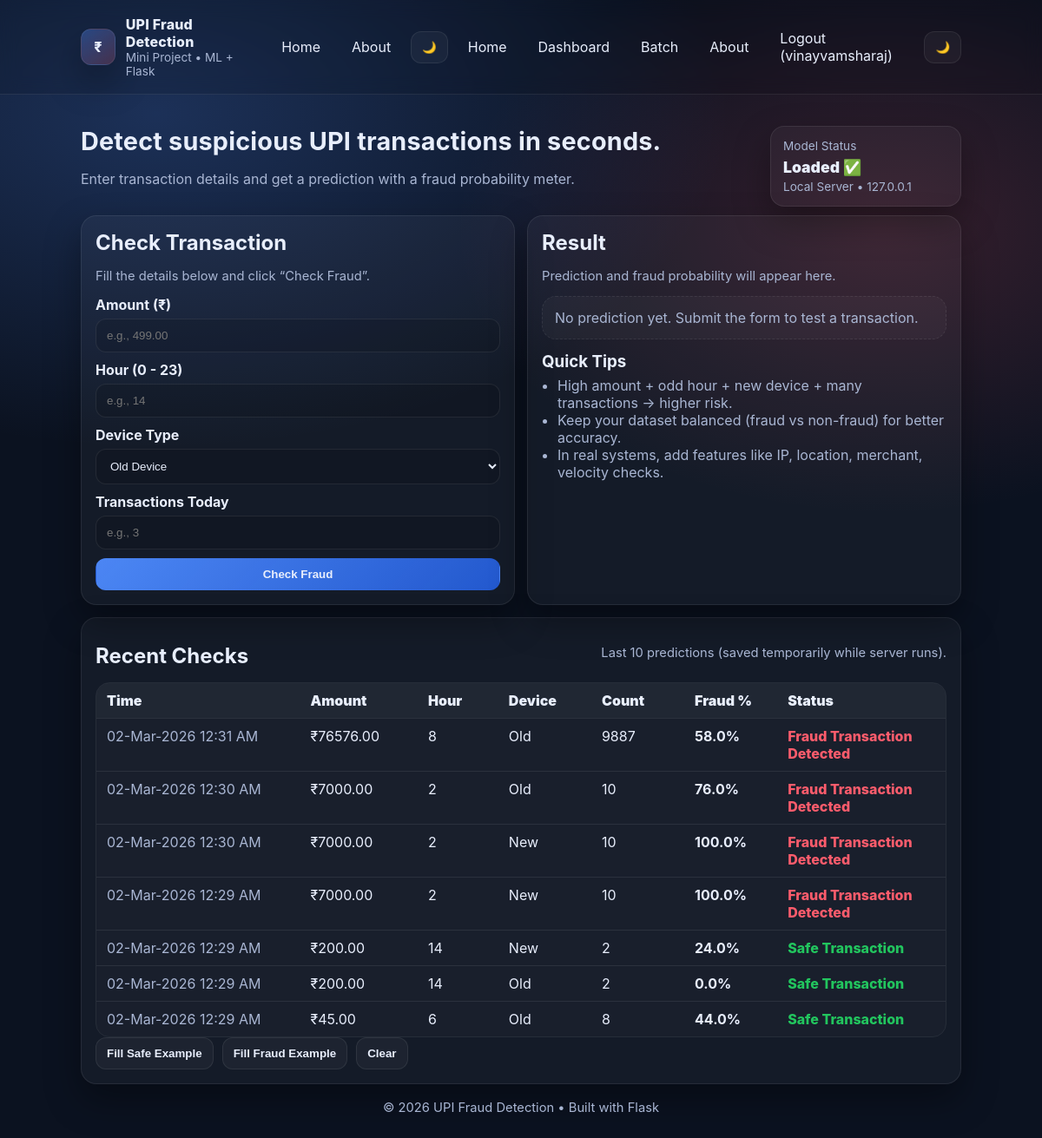
/ (signed in), run on the app's committed database.
### tables this page shows
CREATE TABLE users (
            id INTEGER PRIMARY KEY AUTOINCREMENT,
            username TEXT UNIQUE NOT NULL,
            password_hash TEXT NOT NULL,
            is_admin INTEGER NOT NULL DEFAULT 0,
            created_at TEXT NOT NULL
        );

CREATE TABLE checks (
            id INTEGER PRIMARY KEY AUTOINCREMENT,
            user_id INTEGER NOT NULL,
            created_at TEXT NOT NULL,
            amount REAL NOT NULL,
            hour INTEGER NOT NULL,
            new_device INTEGER NOT NULL,
            transaction_count INTEGER NOT NULL,
            fraud_prob REAL NOT NULL,
            label INTEGER NOT NULL,
            FOREIGN KEY(user_id) REFERENCES users(id)
        );

### app.py (the view, shortened to what this page needs)
@app.route("/", methods=["GET", "POST"])
def home():
    guard = login_required()
    if guard:
        return guard
    u = current_user()
    result = None
    prob = None
    label = None
    rows = get_recent_checks(user_id=int(u["id"]), limit=20)
    history = [{
        "time": r["created_at"],
        "amount": r["amount"],
        "hour": r["hour"],
        "device": "New" if r["new_device"] == 1 else "Old",
        "count": r["transaction_count"],
        "prob": r["fraud_prob"],
        "status": "Fraud Transaction Detected" if r["label"] == 1 else "Safe Transaction"
    } for r in rows]
    return render_template("index.html", user=u, result=result, prob=prob, label=label, history=history)

### app.py (called while the page is built)
def current_user():
    uid = session.get("user_id")
    if not uid:
        return None
    return get_user_by_id(uid)

def login_required():
    if not current_user():
        return redirect(url_for("login"))
    return None

### db.py (called while the page is built)
def get_conn():
    conn = sqlite3.connect(DB_PATH)
    conn.row_factory = sqlite3.Row
    return conn

def get_user_by_id(user_id):
    conn = get_conn()
    cur = conn.cursor()
    cur.execute("SELECT * FROM users WHERE id=?", (user_id,))
    row = cur.fetchone()
    conn.close()
    return row

def get_recent_checks(user_id=None, limit=20):
    conn = get_conn()
    cur = conn.cursor()
    if user_id is None:
        cur.execute("""
            SELECT c.*, u.username FROM checks c
            JOIN users u ON u.id = c.user_id
            ORDER BY c.id DESC
            LIMIT ?
        """, (limit,))
    else:
        cur.execute("""
            SELECT c.*, u.username FROM checks c
            JOIN users u ON u.id = c.user_id
            WHERE c.user_id = ?
            ORDER BY c.id DESC
            LIMIT ?
        """, (user_id, limit))
    rows = cur.fetchall()
    conn.close()
    return rows

### templates/index.html (shortened to what this page needs)
{% extends "base.html" %}
{% set title = "UPI Fraud Detection - Home" %}
{% block content %}
  <section class="hero">
    <div>
      <h1>Detect suspicious UPI transactions in seconds.</h1>
      <p class="muted">
        Enter transaction details and get a prediction with a fraud probability meter.
      </p>
    </div>
    <div class="badge">
      <div class="badge-title">Model Status</div>
      <div class="badge-value">Loaded ✅</div>
      <div class="badge-sub">Local Server • 127.0.0.1</div>
    </div>
  </section>
  <div class="grid">
    <section class="card">
      <h2>Check Transaction</h2>
      <p class="muted small">Fill the details below and click “Check Fraud”.</p>
      <form method="POST" class="form">
        <label>
          Amount (₹)
          <input type="number" name="amount" step="0.01" min="0" placeholder="e.g., 499.00" required>
        </label>
        <label>
          Hour (0 - 23)
          <input type="number" name="hour" min="0" max="23" placeholder="e.g., 14" required>
        </label>
        <label>
          Device Type
          <select name="new_device" required>
            <option value="0">Old Device</option>
          </select>
        </label>
        <label>
          Transactions Today
          <input type="number" name="transaction_count" min="0" placeholder="e.g., 3" required>
        </label>
        <button class="btn primary" type="submit">Check Fraud</button>
      </form>
    </section>
    <section class="card">
      <h2>Result</h2>
      <p class="muted small">Prediction and fraud probability will appear here.</p>
      {% if result %}
        <div class="result {{ label }}">
          <div class="result-top">
            <div class="result-status">
              {% if label == "fraud" %}⚠️{% else %}✅{% endif %}
              <span>{{ result }}</span>
            </div>
            <div class="pill">{{ prob }}%</div>
          </div>
          <div class="meter">
            <div class="meter-bar" style="width: {{ prob }}%;"></div>
          </div>
          <div class="result-hint">
            {% if label == "fraud" %}
              This transaction looks risky. Consider OTP verification / blocking and manual review.
            {% else %}
              Transaction appears normal based on the model’s learned patterns.
            {% endif %}
          </div>
        </div>
      {% else %}
        <div class="empty">No prediction yet. Submit the form to test a transaction.</div>
      {% endif %}
      <div class="tips">
        <h3>Quick Tips</h3>
        <ul>
          <li>High amount + odd hour + new device + many transactions → higher risk.</li>
          <li>Keep your dataset balanced (fraud vs non-fraud) for better accuracy.</li>
          <li>In real systems, add features like IP, location, merchant, velocity checks.</li>
        </ul>
      </div>
    </section>
  </div>
  <section class="card history">
    <div class="history-head">
      <h2>Recent Checks</h2>
      <p class="muted small">Last 10 predictions (saved temporarily while server runs).</p>
    </div>
    {% if history and history|length > 0 %}
      <div class="table">
        <div class="row head">
          <div>Time</div>
          <div>Amount</div>
          <div>Hour</div>
          <div>Device</div>
          <div>Count</div>
          <div>Fraud %</div>
          <div>Status</div>
        </div>
        {% for h in history %}
          <div class="row">
            <div class="muted">{{ h.time }}</div>
            <div>₹{{ "%.2f"|format(h.amount) }}</div>
            <div>{{ h.hour }}</div>
            <div>{{ h.device }}</div>
            <div>{{ h.count }}</div>
            <div><b>{{ h.prob }}%</b></div>
            <div class="{{ 'danger' if 'Fraud' in h.status else 'ok' }}">{{ h.status }}</div>
          </div>
        {% endfor %}
      </div>
      <div class="rowbtns">
  <button type="button" class="btn ghost" onclick="fillSafe()">Fill Safe Example</button>
  <button type="button" class="btn ghost" onclick="fillFraud()">Fill Fraud Example</button>
  <button class="btn ghost" type="button" onclick="clearHistory()">Clear</button>
</div>
    {% else %}
      <div class="empty">No history yet.</div>
    {% endif %}
  </section>
{% endblock %}

### templates/base.html (shortened to what this page needs)
<!DOCTYPE html>
<html lang="en">
<head>
  <link rel="stylesheet" href="{{ url_for('static', filename='style.css') }}">
</head>
<body>
  <header class="topbar">
    <div class="wrap topbar-inner">
      <div class="brand">
        <div class="logo">₹</div>
        <div>
          <div class="brand-title">UPI Fraud Detection</div>
          <div class="brand-sub">Mini Project • ML + Flask</div>
        </div>
      </div>
      <nav class="nav">
        <a class="navlink" href="{{ url_for('home') }}">Home</a>
        <a class="navlink" href="{{ url_for('about') }}">About</a>
        <button id="themeBtn" class="btn ghost" type="button" aria-label="Toggle theme">🌙</button>
        <nav class="nav">
  {% if user %}
    <a class="navlink" href="{{ url_for('home') }}">Home</a>
    <a class="navlink" href="{{ url_for('dashboard') }}">Dashboard</a>
    <a class="navlink" href="{{ url_for('batch') }}">Batch</a>
    <a class="navlink" href="{{ url_for('about') }}">About</a>
    <a class="navlink" href="{{ url_for('logout') }}">Logout ({{ user.username }})</a>
  {% else %}
    <a class="navlink" href="{{ url_for('login') }}">Login</a>
    <a class="navlink" href="{{ url_for('register') }}">Register</a>
  {% endif %}
  <button id="themeBtn" class="btn ghost" type="button">🌙</button>
</nav>
      </nav>
    </div>
  </header>
  <main class="wrap">
    {% block content %}{% endblock %}
    <footer class="footer">
      <div>© {{ 2026 }} UPI Fraud Detection • Built with Flask</div>
    </footer>
  </main>
</body>
</html>

### static/style.css (style rules this page uses)
:root { --bg:#0b1220; --panel:#121b2e; --card:#0f1729; --text:#e8eefc; --muted:#a9b6d3; --border:rgba(255,255,255,.08); --shadow:0 18px 40px rgba(0,0,0,.35); --primary:#4f8cff; --ok:#22c55e; --danger:#ff5c6c; --warn:#ffb020; }
* { box-sizing:border-box; }
body { margin:0; font-family: ui-sans-serif, -apple-system, BlinkMacSystemFont, "Segoe UI", Roboto, Arial; background: radial-gradient(1200px 700px at 15% 10%, rgba(79,140,255,.25), transparent 55%), radial-gradient(900px 600px at 85% 20%, rgba(255,92,108,.18), transparent 55%), var(--bg); color:var(--text); }
.wrap { max-width:1050px;margin:0 auto;padding:18px; }
.muted { color:var(--muted); }
.small { font-size:.92rem; }
.topbar { position:sticky; top:0; z-index:10; background:rgba(0,0,0,.10); backdrop-filter: blur(10px); border-bottom:1px solid var(--border); }
.topbar-inner { display:flex;align-items:center;justify-content:space-between;gap:14px; }
.brand { display:flex;align-items:center;gap:12px; }
.logo { width:42px;height:42px;border-radius:12px; display:grid;place-items:center; background:linear-gradient(145deg, rgba(79,140,255,.35), rgba(255,92,108,.20)); border:1px solid var(--border); box-shadow: var(--shadow); font-weight:800; }
.brand-title { font-weight:800;letter-spacing:.2px }
.brand-sub { font-size:.85rem;color:var(--muted) }
.nav { display:flex;align-items:center;gap:10px; }
.navlink { text-decoration:none;color:var(--text); padding:10px 12px;border-radius:12px; border:1px solid transparent; }
.btn { border:1px solid var(--border); background:rgba(255,255,255,.04); color:var(--text); padding:10px 12px; border-radius:12px; cursor:pointer; font-weight:700; }
.btn.primary { background:linear-gradient(135deg, rgba(79,140,255,.95), rgba(37,99,235,.85)); border-color:transparent; }
.hero { display:flex;align-items:flex-start;justify-content:space-between;gap:14px; padding:18px 0 10px; }
.hero h1 { margin:0;font-size:1.8rem;letter-spacing:.2px }
.badge { min-width:220px; padding:14px 14px; border-radius:16px; background:rgba(255,255,255,.04); border:1px solid var(--border); box-shadow: var(--shadow); }
.badge-title { font-size:.85rem;color:var(--muted); }
.badge-value { font-weight:900;font-size:1.1rem;margin-top:6px; }
.badge-sub { font-size:.85rem;color:var(--muted);margin-top:4px; }
.grid { display:grid; grid-template-columns: 1fr 1fr; gap:14px; }
.card { background:rgba(255,255,255,.04); border:1px solid var(--border); border-radius:18px; padding:16px; box-shadow: var(--shadow); }
.card h2 { margin:0 0 6px; }
.form { margin-top:10px;display:grid;gap:10px; }
label { display:grid;gap:6px;font-weight:700; }
input, select { padding:11px 12px; border-radius:12px; border:1px solid var(--border); background:rgba(0,0,0,.12); color:var(--text); outline:none; }
.empty { margin-top:12px; padding:14px;border-radius:16px; border:1px dashed var(--border); color:var(--muted); background:rgba(255,255,255,.03); }
.tips { margin-top:14px; }
.tips h3 { margin:10px 0 6px; }
.tips ul { margin:0;padding-left:18px;color:var(--muted); }
.history { margin-top:14px; }
.history-head { display:flex;align-items:flex-end;justify-content:space-between;gap:10px; }
.table { margin-top:10px;border:1px solid var(--border);border-radius:16px;overflow:hidden; }
.row { display:grid; grid-template-columns: 1.6fr .9fr .6fr .7fr .7fr .7fr 1.2fr; gap:8px; padding:10px 12px; border-top:1px solid var(--border); background:rgba(255,255,255,.02); }
.row.head { font-weight:900; border-top:none; background:rgba(255,255,255,.05); }
.ok { color:var(--ok);font-weight:800; }
.danger { color:var(--danger);font-weight:800; }
.footer { margin:18px 0 8px; text-align:center; color:var(--muted); font-size:.92rem; }
.rowbtns { display:flex; gap:10px; }

### data on the page
users: username "vinayvamsharaj"
checks: time "02-Mar-2026 12:31 AM", amount "76576.00", hour "8", device "Old", count "9887", prob "58.0", status "Fraud Transaction Detected"
checks: time "02-Mar-2026 12:30 AM", amount "7000.00", hour "2", device "Old", count "10", prob "76.0", status "Fraud Transaction Detected"
checks: time "02-Mar-2026 12:30 AM", amount "7000.00", hour "2", device "New", count "10", prob "100.0", status "Fraud Transaction Detected"
checks: time "02-Mar-2026 12:29 AM", amount "7000.00", hour "2", device "New", count "10", prob "100.0", status "Fraud Transaction Detected"
checks: time "02-Mar-2026 12:29 AM", amount "200.00", hour "14", device "New", count "2", prob "24.0", status "Safe Transaction"
checks: time "02-Mar-2026 12:29 AM", amount "200.00", hour "14", device "Old", count "2", prob "0.0", status "Safe Transaction"
checks: time "02-Mar-2026 12:29 AM", amount "45.00", hour "6", device "Old", count "8", prob "44.0", status "Safe Transaction"

### other printed values
{{ 2026 }} "2026"
